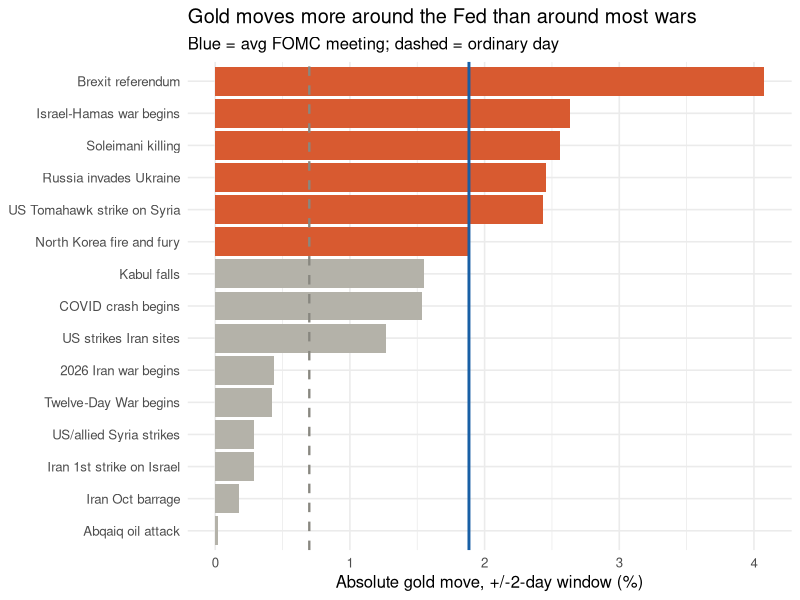

Here is the R script that generated this plot:
# =============================================================================
# Gold around geopolitical shocks vs Fed meetings, 2015-2026
# Event study on daily XAU/USD.
#
# Input : OANDA_XAUUSD__1D.csv exported from TradingView
#         (columns: time [unix seconds], open, high, low, close)
# Output: console tables + one plot reproducing the LinkedIn chart.
#
# Needs ggplot2, sandwich, lmtest. Install once with:
#   install.packages(c("ggplot2","sandwich","lmtest"))
# =============================================================================

library(ggplot2)

# ---- 1. Load price data -----------------------------------------------------
# Point this at wherever you saved the TradingView export.
px <- read.csv("OANDA_XAUUSD_1D.csv")

# TradingView gives the timestamp in unix seconds. Convert to a Date.
px$date  <- as.Date(as.POSIXct(px$time, origin = "1970-01-01", tz = "UTC"))
px <- px[order(px$date), ]                  # ensure chronological
px <- px[!duplicated(px$date), ]            # one row per day

# Daily log return. log(P_t / P_{t-1}) is the standard return for event studies
# because windowed log returns add up cleanly.
px$ret <- c(NA, diff(log(px$close)))

# Give every row an integer position so we can grab "i-3 ... i+2" windows by index.
px$idx <- seq_len(nrow(px))

# ---- 2. Event window function ----------------------------------------------
# For one event date, find the first trading day on/after it (the reaction day),
# then measure the cumulative log move across a +/- `win` day window and the
# realised volatility (sd of daily returns) inside that window.
window_move <- function(event_date, win = 2) {
  event_date <- as.Date(event_date)
  after <- px[px$date >= event_date, ]
  if (nrow(after) == 0) return(NULL)
  i <- after$idx[1]                                  # reaction-day index
  if (i - win < 1 || i + win > nrow(px)) return(NULL)# need a full window
  pre  <- px$close[px$idx == i - win - 1]            # close just before window
  post <- px$close[px$idx == i + win]               # close at window end
  win_rows <- px[px$idx >= (i - win) & px$idx <= (i + win), ]
  data.frame(
    date      = event_date,
    cum_ret   = log(post / pre),                     # signed window move
    abs_cum   = abs(log(post / pre)),                # size of window move
    decision_ret = px$ret[px$idx == i],              # the reaction-day move
    win_vol   = sd(win_rows$ret, na.rm = TRUE)
  )
}

run_events <- function(dates, win = 2) {
  do.call(rbind, lapply(dates, window_move, win = win))
}

# ---- 3. Event dates ---------------------------------------------------------
# FOMC announcement dates (statement release day), Jan 2015 - Jun 2026.
fomc_dates <- as.Date(c(
  "2015-01-28","2015-03-18","2015-04-29","2015-06-17","2015-07-29","2015-09-17",
  "2015-10-28","2015-12-16","2016-01-27","2016-03-16","2016-04-27","2016-06-15",
  "2016-07-27","2016-09-21","2016-11-02","2016-12-14","2017-02-01","2017-03-15",
  "2017-05-03","2017-06-14","2017-07-26","2017-09-20","2017-11-01","2017-12-13",
  "2018-01-31","2018-03-21","2018-05-02","2018-06-13","2018-08-01","2018-09-26",
  "2018-11-08","2018-12-19","2019-01-30","2019-03-20","2019-05-01","2019-06-19",
  "2019-07-31","2019-09-18","2019-10-30","2019-12-11","2020-01-29","2020-03-03",
  "2020-03-15","2020-04-29","2020-06-10","2020-07-29","2020-09-16","2020-11-05",
  "2020-12-16","2021-01-27","2021-03-17","2021-04-28","2021-06-16","2021-07-28",
  "2021-09-22","2021-11-03","2021-12-15","2022-01-26","2022-03-16","2022-05-04",
  "2022-06-15","2022-07-27","2022-09-21","2022-11-02","2022-12-14","2023-02-01",
  "2023-03-22","2023-05-03","2023-06-14","2023-07-26","2023-09-20","2023-11-01",
  "2023-12-13","2024-01-31","2024-03-20","2024-05-01","2024-06-12","2024-07-31",
  "2024-09-18","2024-11-07","2024-12-18","2025-01-29","2025-03-19","2025-05-07",
  "2025-06-18","2025-07-30","2025-09-17","2025-10-29","2025-12-10","2026-01-28",
  "2026-03-18","2026-04-29","2026-06-17"
))

# Major geopolitical shocks, dated to clearest market-impact day.
geo <- data.frame(
  date = as.Date(c(
    "2016-06-24","2017-04-07","2017-08-09","2018-04-13","2019-09-16","2020-01-03",
    "2020-02-24","2021-08-16","2022-02-24","2023-10-09","2024-04-15","2024-10-01",
    "2025-06-13","2025-06-23","2026-02-28")),
  label = c(
    "Brexit referendum","US Tomahawk strike on Syria","North Korea fire and fury",
    "US/allied Syria strikes","Abqaiq oil attack","Soleimani killing",
    "COVID crash begins","Kabul falls","Russia invades Ukraine",
    "Israel-Hamas war begins","Iran 1st strike on Israel","Iran Oct barrage",
    "Twelve-Day War begins","US strikes Iran sites","2026 Iran war begins"),
  stringsAsFactors = FALSE
)

# ---- 4. Run the event studies ----------------------------------------------
F <- run_events(fomc_dates)
G <- run_events(geo$date)
G <- merge(G, geo, by = "date")            # attach labels

ordinary_abs <- mean(abs(px$ret), na.rm = TRUE) * 100

cat("\n=== Gold: geopolitical shocks vs FOMC, 2015-2026 ===\n")
cat(sprintf("Ordinary day avg |move|:        %.2f%%\n", ordinary_abs))
cat(sprintf("FOMC  (n=%d) avg window |move|: %.2f%%\n", nrow(F), mean(F$abs_cum)*100))
cat(sprintf("Geo   (n=%d) avg window |move|: %.2f%%\n", nrow(G), mean(G$abs_cum)*100))
cat(sprintf("Geo shocks with gold UP:        %.0f%%\n", mean(G$cum_ret > 0)*100))

cat("\nShocks ranked by size of window move:\n")
print(G[order(-G$abs_cum), c("date","label","cum_ret")], row.names = FALSE)

# ---- 5. The formal test, with HC1 robust standard errors --------------------
# Pool both event types and test whether geo shocks move gold differently from
# Fed days. The 'geo' coefficient is the average difference; HC1 robust SEs
# guard against the unequal variance you'd expect between event types.
# Needs: install.packages(c("sandwich","lmtest"))
library(sandwich); library(lmtest)
F$type <- "fomc"; G$type <- "geo"
pooled <- rbind(F[, c("abs_cum","type")], G[, c("abs_cum","type")])
pooled$geo <- as.integer(pooled$type == "geo")
m <- lm(I(abs_cum*100) ~ geo, data = pooled)
cat("\n=== Geo vs FOMC, formal test (HC1 robust SEs) ===\n")
print(coeftest(m, vcov = vcovHC(m, type = "HC1")))
cat("\nRead: intercept = avg FOMC window move; 'geo' = avg extra move for a\n")
cat("geopolitical shock. p > 0.05 means we cannot distinguish the two.\n")

# ---- 6. Plot (reproduces the LinkedIn chart) -------------------------------
G$label <- factor(G$label, levels = G$label[order(G$abs_cum)])  # sort bars
fed_line <- mean(F$abs_cum) * 100
ord_line <- ordinary_abs

ggplot(G, aes(x = abs_cum*100, y = label,
              fill = abs_cum*100 >= fed_line)) +
  geom_col() +
  geom_vline(xintercept = fed_line, colour = "#185FA5", linewidth = 1) +
  geom_vline(xintercept = ord_line, colour = "#888780",
             linewidth = 0.8, linetype = "dashed") +
  scale_fill_manual(values = c(`TRUE` = "#D85A30", `FALSE` = "#B4B2A9"),
                    guide = "none") +
  labs(x = "Absolute gold move, +/-2-day window (%)", y = NULL,
       title = "Gold moves more around the Fed than around most wars",
       subtitle = "Blue = avg FOMC meeting; dashed = ordinary day") +
  theme_minimal(base_size = 12)

# ggsave("gold_shocks_vs_fed.png", width = 9, height = 6, dpi = 150)
